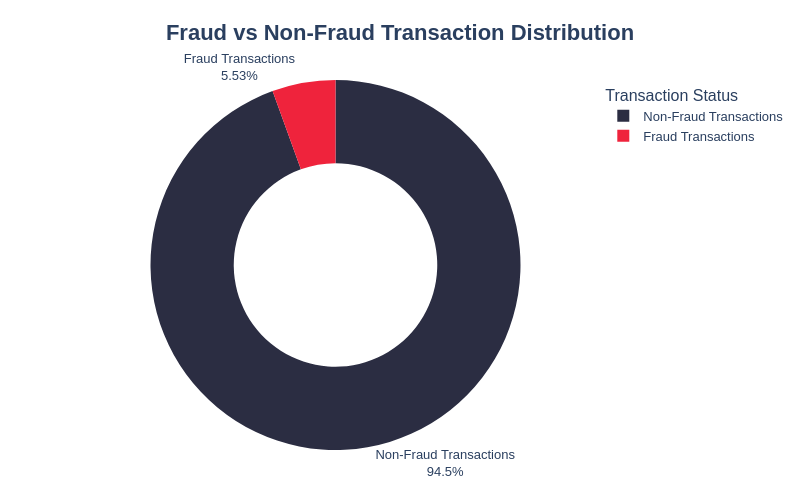

Here is the notebook cell this chart was saved with:
### Code cell
total_transaction = df["transaction_id"].count()
print(f"Total Transactions :- {total_transaction}")

total_customers = df["customer_id"].nunique()
print(f"Total Customers :- {total_customers}")


total_customer_affetced_by_fraud = df[df["is_fraud"] == 1]["customer_id"].nunique()
print(f"Total Customers Affected by Fraud :- {total_customer_affetced_by_fraud}")


rate = round(total_customer_affetced_by_fraud * 100 / total_customers, 0)
print(f"Total Customers Affected by Fraud  :- {rate}%")

# ---------------------------------------------------------------------------------- #
# Count fraud and non-fraud transactions
fraud_status_summary = (
    df["is_fraud"]
    .value_counts()
    .rename(index={
        0: "Non-Fraud Transactions",
        1: "Fraud Transactions"
    })
    .reset_index()
)

fraud_status_summary.columns = ["transaction_status", "transaction_count"]


# Create donut chart
fig = px.pie(
    fraud_status_summary,
    values="transaction_count",
    names="transaction_status",
    title="Fraud vs Non-Fraud Transaction Distribution",
    hole=0.55,
    height=500,
    width=800,
    color="transaction_status",
    color_discrete_map={
        "Non-Fraud Transactions": colors["dark_navy"],
        "Fraud Transactions": colors["fraud_red"]
    }
)


# Improve chart appearance
fig.update_traces(
    textposition="outside",
    textinfo="percent+label",
    hovertemplate="<b>%{label}</b><br>Transactions: %{value:,}<br>Share: %{percent}<extra></extra>"
)

fig.update_layout(
    title={
        "text": "<b>Fraud vs Non-Fraud Transaction Distribution</b>",
        "x": 0.5,
        "xanchor": "center",
        "font": {"size": 22}
    },
    font={"family": "Arial", "size": 13},
    legend_title_text="Transaction Status",
    margin=dict(t=80, b=50, l=50, r=50),
    showlegend=True
)

fig.show()

fraud_status_summary

### Figure 1 — Plotly figure (JSON) as saved in the notebook; plotly's stock layout.template omitted (floating-point values rounded to 4 significant figures)
{"data": [{"customdata": [["Non-Fraud Transactions"], ["Fraud Transactions"]], "domain": {"x": [0, 1], "y": [0, 1]}, "hole": 0.55, "hovertemplate": "<b>%{label}</b><br>Transactions: %{value:,}<br>Share: %{percent}<extra></extra>", "labels": ["Non-Fraud Transactions", "Fraud Transactions"], "legendgroup": "", "marker": {"colors": ["#2B2D42", "#EF233C"]}, "name": "", "showlegend": true, "textinfo": "percent+label", "textposition": "outside", "type": "pie", "values": [944745, 55255]}], "layout": {"font": {"family": "Arial", "size": 13}, "height": 500, "legend": {"title": {"text": "Transaction Status"}, "tracegroupgap": 0}, "margin": {"b": 50, "l": 50, "r": 50, "t": 80}, "showlegend": true, "title": {"font": {"size": 22}, "text": "<b>Fraud vs Non-Fraud Transaction Distribution</b>", "x": 0.5, "xanchor": "center"}, "width": 800}}
